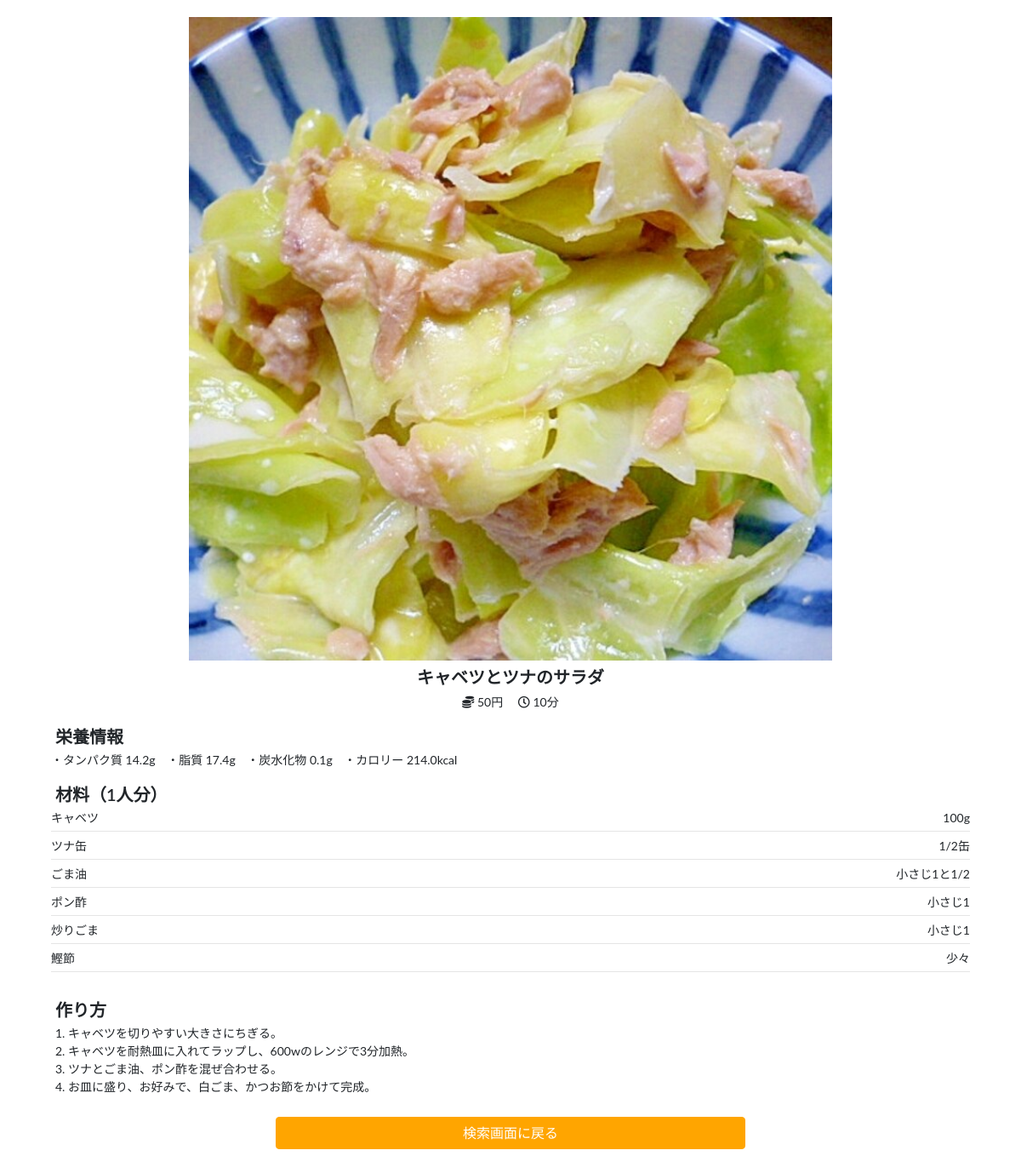
/detail/10/, run on the app's committed database.
### recipe/models.py (models this page shows, shortened)
class Menu(models.Model):
    name = models.CharField(max_length = 100, unique=True)
    cost = models.IntegerField()
    time = models.IntegerField()
    process = models.TextField()
    protein = models.FloatField()
    fat = models.FloatField()
    carbohydrate = models.FloatField()
    cal = models.FloatField()
    img = models.ImageField(upload_to='images')

class Material(models.Model):
    small_genre = models.ForeignKey(Small_Genre, on_delete=models.CASCADE)
    name = models.CharField(max_length = 100, unique=True)
    menu = models.ManyToManyField(Menu, through='Menu_Material',)
    def __str__(self):
        return self.name

### recipe/views.py (the view)
# urls.py: path('detail/<int:menu_id>/', views.detail, name='detail'),
def detail(request, menu_id):
    menus = Menu.objects.get(id = menu_id)
    materials = []
    search_keys = list(Menu_Material.objects.filter(menu=menu_id).values('material', 'amount'))
    for key in search_keys:
        material_name = str(Material.objects.get(id=key['material']))
        materials.append({'name':material_name, 'amount':key['amount']})
    return render(request, 'recipe/detail.html',{'menus':menus,'materials':materials})

### recipe/templates/recipe/detail.html (shortened to what this page needs)
<!DOCTYPE html>
<html lang="ja">
    <head>
        <link rel="stylesheet" href="https://use.fontawesome.com/releases/v5.15.4/css/all.css">
        <link href="https://cdn.jsdelivr.net/npm/bootstrap@5.0.0-beta1/dist/css/bootstrap.min.css" rel="stylesheet">
    </head>
    <body>
        <div class = "main">
            <div>
                <img src="/{{ menus.img }}"  class ="menu_img">
            </div>
            <div>
                <h2 class = "menu_name">{{ menus.name }}</h2>
                <div class = "cost_time">
                    <i class="fas fa-coins"></i>
                    {{ menus.cost }}円
                    <i class="far fa-clock"></i>
                    {{ menus.time }}分
                </div>
            </div>
            <div class = "nutrition_info">
                <h3 class = "sub_title">栄養情報</h3>
                <span class = "nut">・タンパク質 {{ menus.protein }}g</span>
                <span class = "nut">・脂質 {{ menus.fat }}g</span>
                <span class = "nut">・炭水化物 {{ menus.carbohydrate }}g</span>
                <span class = "nut">・カロリー {{ menus.cal }}kcal</span>
            </div>
            <div class = "materials">
                <h3 class = "sub_title">材料（1人分）</h3>
                <div class = "material">
                    {% for material in materials %}
                    <div class = "material_detail">
                        <span class =  "material_name">{{ material.name }}</span>
                        <span class = "material_amount">{{ material.amount }}</span>
                    </div>
                    {% endfor %}
                </div>
            </div>
            <br>
            <div class = "howto_make">
                <h3 class = "sub_title">作り方</h3>
                <p>{{ menus.process | linebreaksbr }}</p>
            </div>
            <div class="row py-3 form-group row justify-content-center">
                <a href="/" class="col-md-2 mx-1 my-1 btn btn-primary">検索画面に戻る</a>
            </div>
        </div>
    </body>
</html>

### recipe/templates/recipe/detail.html (style rules this page uses)
body { font-size: 14px!important; }
.main { padding-top:20px!important; width:90%!important; text-align:left; }
.materials { padding-top:7px; }
.nutrition_info { padding-top:7px; }
body { height:100%; font-size: 18px; font-weight: 400; font-family: 'Lato', 'Noto Sans Japanese', sans-serif; text-align:center; }
.main { padding-top:40px; width:55%; margin:0 auto 80px auto; }
.menu_img { height:auto; width:70%; display: block; margin: auto; }
.sub_title { margin:5px; font-size: 20px; font-weight: 600; }
.menu_name { font-size:20px!important; font-weight: 600; line-height: 1.4; text-align:center; margin: 5px; }
.cost_time { text-align:center; }
.fa-clock { padding-left:14px; }
.nutrition_info { padding-top:13px; }
.nut { padding-right:10px; display: inline-block; }
.howto_make p { text-align:left; }
.material_name { float:left; clear: left; }
.material_amount { float:right; }
.howto_make { clear: left; }
.material_detail { border-bottom: #e5e5e5 solid 1px; padding-bottom:5px; margin-bottom:6px; }
.materials { padding-top:13px; }
p { margin:5px; }
.btn-primary { background-color: #ffa500; border-color: #ffa500; width:50%; }
.btn-primary:link, .btn-primary:visited, .btn-primary:active { background-color: #ffa500; border-color: #ffa500; }

### data on the page
Menu: img (picture), name "キャベツとツナのサラダ", cost "50", time "10", protein "14.2", fat "17.4", carbohydrate "0.1", cal "214.0", process "1. キャベツを切りやすい大きさにちぎる。 2. キャベツを耐熱皿に入れてラップし、600wのレンジで3分加熱。 3. ツナとごま油、ポン酢を混ぜ合わせる。 4. お皿に盛り、お好みで、白ごま、かつお節をかけて完成。"
Material: name "キャベツ"
Material: name "ツナ缶"
Material: name "ごま油"
Material: name "ポン酢"
Material: name "炒りごま"
Material: name "鰹節"

### other printed values
{{ material.amount }} "100g" "1/2缶" "小さじ1と1/2" "小さじ1" "小さじ1" "少々"
